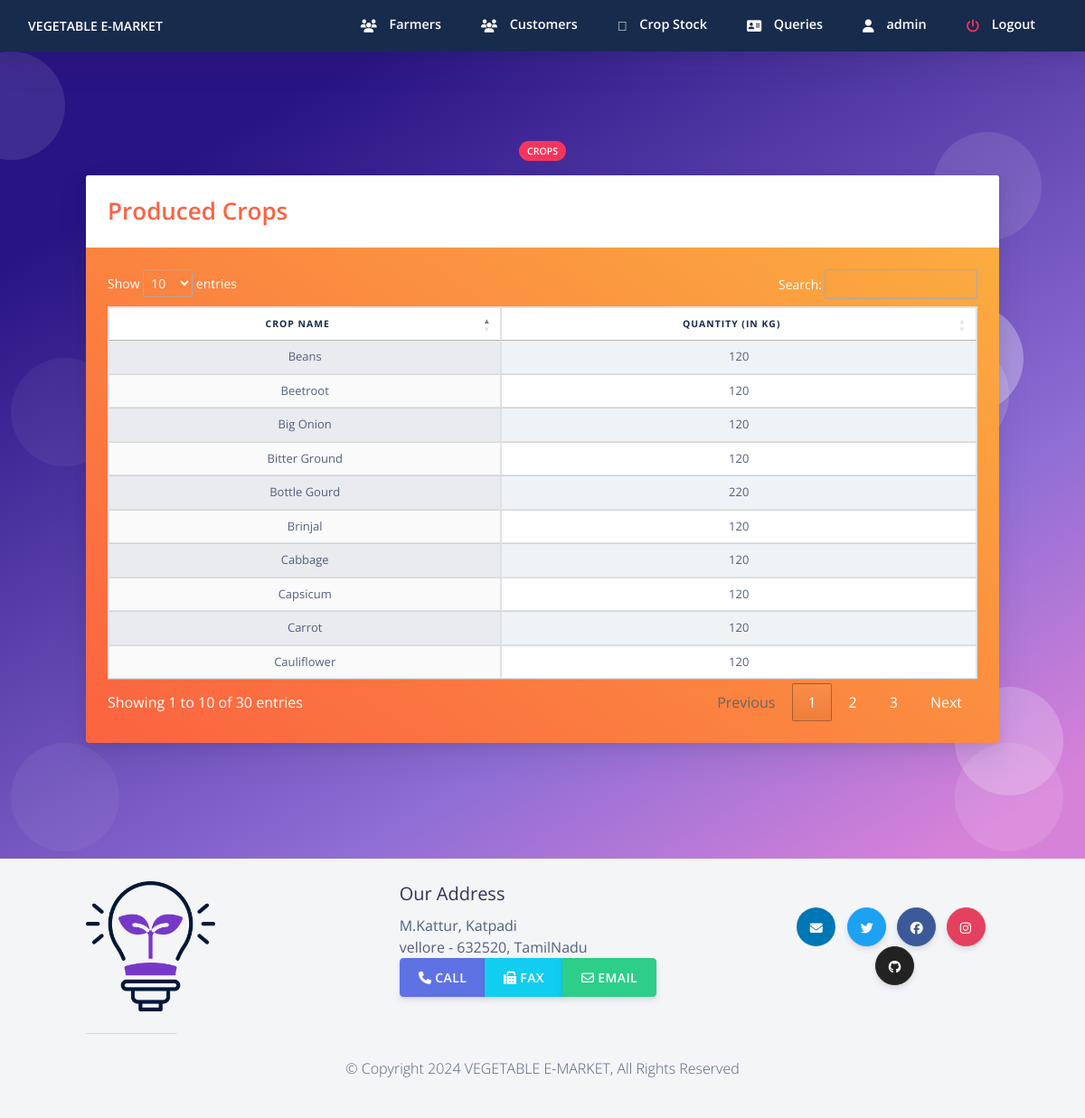
/admin/aproducedcrop.php (signed in), run on the app's committed database.
### tables this page shows
CREATE TABLE IF NOT EXISTS `production_approx` (
  `crop` varchar(20) NOT NULL,
  `quantity` int NOT NULL,
  PRIMARY KEY (`crop`)
);

### admin/aproducedcrop.php (the view, shortened to what this page needs)
<?php
$user = $_SESSION['admin_login_user'];
$query4 = "SELECT * from admin where admin_name ='$user'";
              $ses_sq4 = mysqli_query($conn, $query4);
              $row4 = mysqli_fetch_assoc($ses_sq4);
              $para2 = $row4['admin_name'];
?>
<!DOCTYPE html>
<html>
<?php require ('aheader.php');  ?>
  <body class="bg-white" id="top">
<?php require ('anav.php');  ?>
  <section class="section section-shaped section-lg">
    <div class="shape shape-style-1 shape-primary">
      <span></span>
      <span></span>
      <span></span>
      <span></span>
      <span></span>
      <span></span>
      <span></span>
      <span></span>
      <span></span>
    </div>
<div class="container ">
    	 <div class="row">
          <div class="col-md-8 mx-auto text-center">
            <span class="badge badge-danger badge-pill mb-3">Crops</span>
          </div>
        </div>
          <div class="row row-content">
            <div class="col-md-12 mb-3">
				<div class="card text-white bg-gradient-warning mb-3">
				  <div class="card-header">
				  <span class=" text-warning display-4" > Produced Crops  </span>
				  </div>
				  <div class="card-body text-white">
				<table class="table table-striped table-hover table-bordered bg-gradient-white text-center display" id="myTable">
				    <thead>
		<tr class="font-weight-bold text-default">
					<th><center>Crop Name</center></th>
					<th><center>Quantity (in KG)</center></th>
						</tr>
			</thead>
		<tbody>
						<?php
	$sql = "SELECT crop, quantity FROM production_approx where quantity > 0";
								$query = mysqli_query($conn,$sql);
								while($res = mysqli_fetch_array($query)){
				 ?>
		 <tr class="text-center">
							 <td> <?php echo $res['crop'];  ?> </td>
							 <td> <?php echo $res['quantity'];  ?> </td>
							</tr>
							 <?php
							 }
							  ?>
		</tbody>
				  </table>
				  </div>
				</div>
            </div>
          </div>
        </div>
</section>
    <?php require("footer.php");?>
</body>
</html>

### admin/anav.php (shortened to what this page needs)
<nav
     id="navbar-main"
     class="
       navbar navbar-main navbar-expand-lg
       bg-default
       navbar-light
       position-sticky
       top-0
       shadow
       py-0
     "
   >
     <div class="container-fluid">
       <ul class="navbar-nav navbar-nav-hover align-items-lg-center">
         <li class="nav-item dropdown">
           <a href="../index.php" class="navbar-brand mr-lg-5 text-white">
           VEGETABLE E-MARKET
           </a>
         </li>
       </ul>
       <div class="navbar-collapse collapse bg-default" id="navbar_global">
         <ul class="navbar-nav align-items-lg-center ml-auto topnav">
		 <li class="nav-item">
             <a href="afarmers.php" class="nav-link">
               <span class="text-white nav-link-inner--text font-weight-bold"
                 ><i class="text-white fas fa-users"></i> Farmers</span
               >
             </a>
           </li>
		<li class="nav-item">
             <a href="acustomers.php" class="nav-link">
               <span class="text-white nav-link-inner--text font-weight-bold"
                 ><i class="text-white fas fa-users"></i> Customers</span
               >
             </a>
           </li>
		<li class="nav-item">
             <a href="aproducedcrop.php" class="nav-link">
               <span class="text-white nav-link-inner--text font-weight-bold"
                 ><i class="text-white fad fa-store-alt"></i> Crop Stock</span
               >
             </a>
           </li>
		<li class="nav-item">
             <a href="aviewmsg.php" class="nav-link">
               <span class="text-white nav-link-inner--text font-weight-bold"
                 ><i class="text-white fas fa-address-card"></i> Queries</span
               >
             </a>
           </li>
	   <li class="nav-item">
             <a href="aprofile.php" class="nav-link">
               <span class="text-white nav-link-inner--text font-weight-bold"
                 ><i class="text-white fas fa-user"></i> <?php echo $para2 ?> </span
               >
             </a>
           </li>
	   <li class="nav-item">
             <a href="alogout.php" class="nav-link">
               <span class="text-white nav-link-inner--text font-weight-bold"
                 ><i class="text-danger fas fa-power-off"></i> Logout </span
               >
             </a>
           </li>
         </ul>
       </div>
     </div>
   </nav>

### admin/anav.php (style rules this page uses)
.topnav a { border-bottom: 3px solid transparent; }

### data on the page
production_approx: crop "Beans", quantity "120"
production_approx: crop "Beetroot", quantity "120"
production_approx: crop "Big Onion", quantity "120"
production_approx: crop "Bitter Ground", quantity "120"
production_approx: crop "Bottle Gourd", quantity "220"
production_approx: crop "Brinjal", quantity "120"
production_approx: crop "Cabbage", quantity "120"
production_approx: crop "Capsicum", quantity "120"
production_approx: crop "Carrot", quantity "120"
production_approx: crop "Cauliflower", quantity "120"

### other printed values
$para2 "admin"
